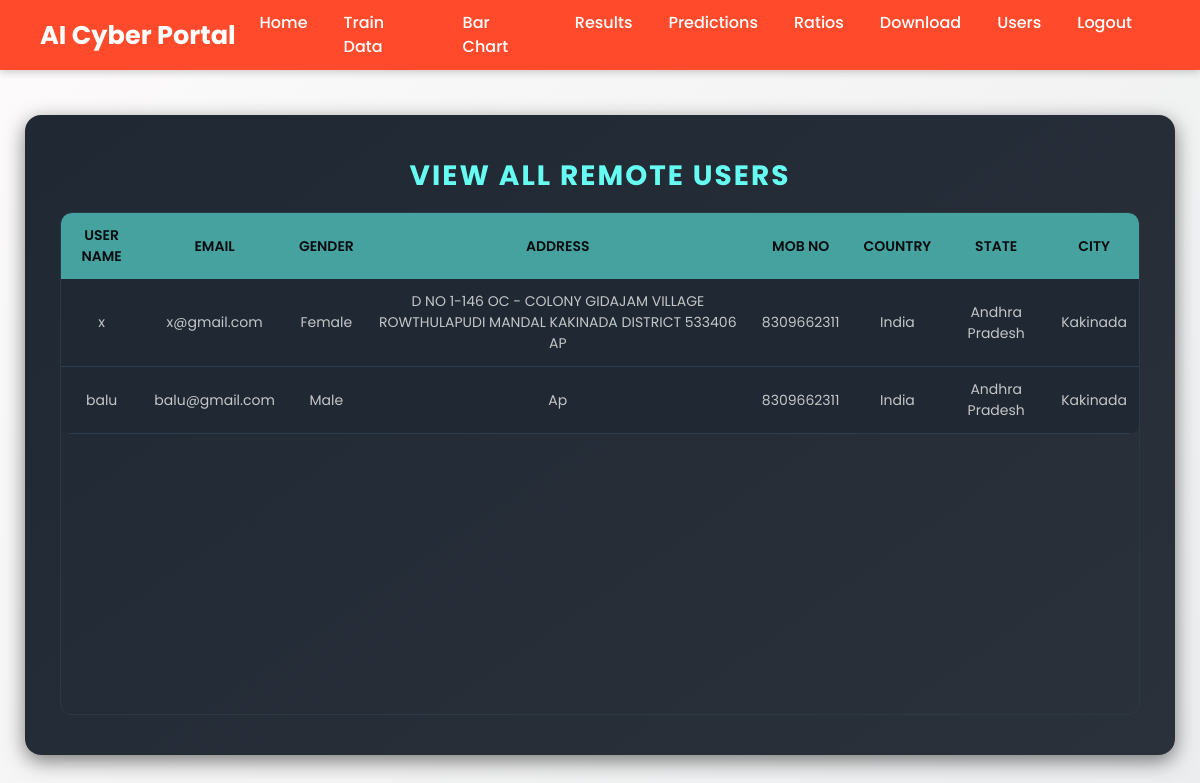
Page /View_Remote_Users/ on the earlier database version.
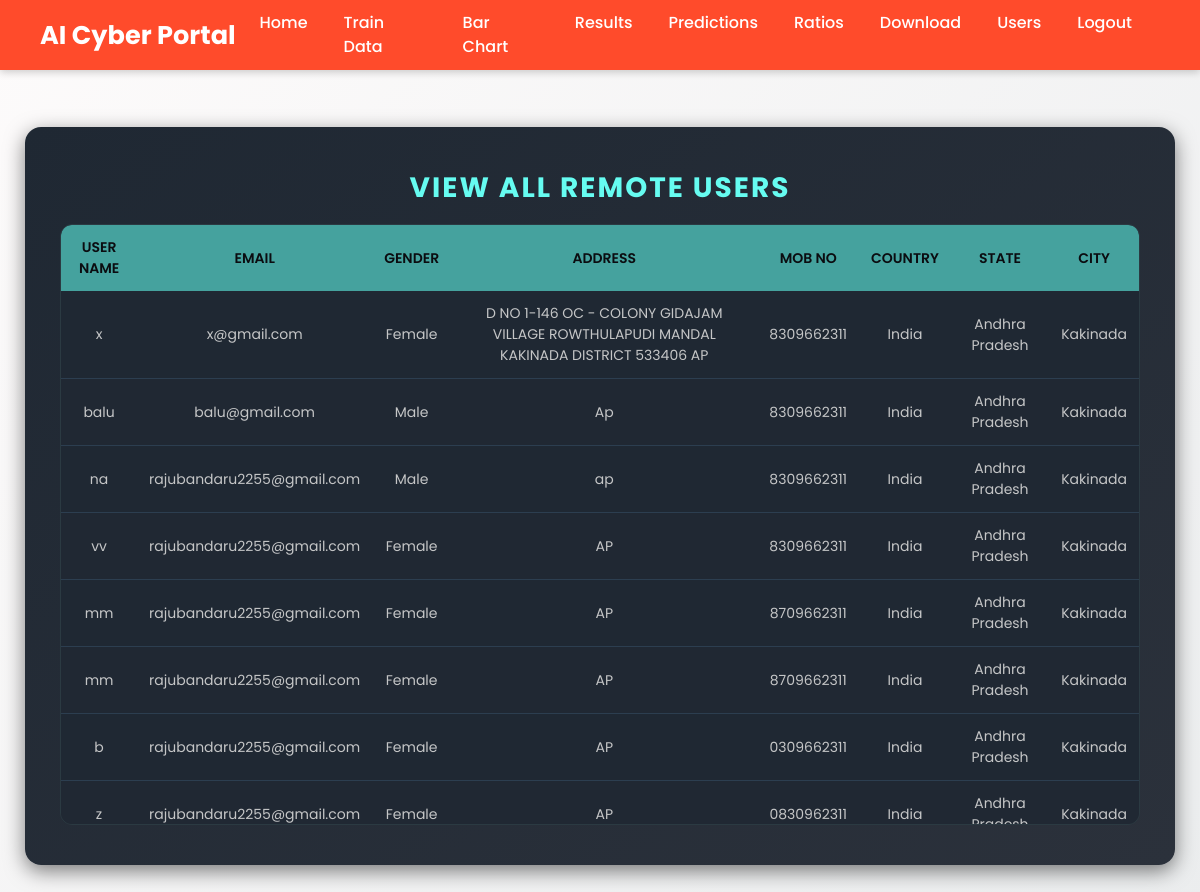
Same page on the later database version.
### Remote_User/models.py (models this page shows)
class ClientRegister_Model(models.Model):
    username = models.CharField(max_length=30)
    email = models.EmailField(max_length=30)
    password = models.CharField(max_length=10)
    phoneno = models.CharField(max_length=10)
    country = models.CharField(max_length=20)
    state = models.CharField(max_length=30)
    city = models.CharField(max_length=30)
    gender= models.CharField(max_length=10)
    address= models.CharField(max_length=20)

### Service_Provider/views.py (the view)
# urls.py: re_path(r'View_Remote_Users/$', serviceprovider.View_Remote_Users, name="View_Remote_Users"),
def View_Remote_Users(request):
    obj = ClientRegister_Model.objects.all()
    return render(request, 'SProvider/View_Remote_Users.html', {'objects': obj})

### Template/htmls/SProvider/View_Remote_Users.html (shortened to what this page needs)
{% extends 'SProvider/Header.html' %}
{% block researchblock %}
<body>
    <div class="container-fluid">
        <div class="container">
            <p id="title">View All Remote Users</p>
            <div class="table-container">
                <table>
                    <thead>
                        <tr>
                            <th>User Name</th>
                            <th>Email</th>
                            <th>Gender</th>
                            <th>Address</th>
                            <th>Mob No</th>
                            <th>Country</th>
                            <th>State</th>
                            <th>City</th>
                        </tr>
                    </thead>
                    <tbody>
                        {% for o in objects %}
                        <tr>
                            <td>{{ o.username }}</td>
                            <td>{{ o.email }}</td>
                            <td>{{ o.gender }}</td>
                            <td>{{ o.address }}</td>
                            <td>{{ o.phoneno }}</td>
                            <td>{{ o.country }}</td>
                            <td>{{ o.state }}</td>
                            <td>{{ o.city }}</td>
                        </tr>
                        {% empty %}
                        <tr>
                            <td colspan="8" style="color: #ff6666; font-weight: bold;">No Users Found</td>
                        </tr>
                        {% endfor %}
                    </tbody>
                </table>
            </div>
        </div>
    </div>
</body>
{% endblock %}

### Template/htmls/SProvider/Header.html (shortened to what this page needs)
<!DOCTYPE html>
{% load static %}
<html lang="en">
<head>
  <link href="https://cdn.jsdelivr.net/npm/bootstrap@5.3.3/dist/css/bootstrap.min.css" rel="stylesheet">
</head>
<body>
  <nav class="navbar navbar-expand-lg">
    <div class="container-fluid">
      <a class="navbar-brand" href="#">AI Cyber Portal</a>
      <div class="collapse navbar-collapse justify-content-end" id="navbarNav">
        <ul class="navbar-nav">
          <li class="nav-item"><a class="nav-link" href="{% url 'index' %}">Home</a></li>
          <li class="nav-item"><a class="nav-link" href="{% url 'train_model' %}">Train Data</a></li>
          <li class="nav-item"><a class="nav-link" href="{% url 'likeschart' 'bar' %}">Bar Chart</a></li>
          <li class="nav-item"><a class="nav-link" href="{% url 'charts1' 'line' %}">Results</a></li>
          <li class="nav-item"><a class="nav-link" href="{% url 'View_Prediction_Of_Cyber_Attack_Type' %}">Predictions</a></li>
          <li class="nav-item"><a class="nav-link" href="{% url 'View_Prediction_Of_Cyber_Attack_Type_Ratio' %}">Ratios</a></li>
          <li class="nav-item"><a class="nav-link" href="{% url 'Download_Predicted_DataSets' %}">Download</a></li>
          <li class="nav-item"><a class="nav-link" href="{% url 'View_Remote_Users' %}">Users</a></li>
          <li class="nav-item"><a class="nav-link" href="{% url 'index' %}">Logout</a></li>
        </ul>
      </div>
    </div>
  </nav>
  <div class="mainholder">
    {% block researchblock %}
    {% endblock %}
  </div>
</body>
</html>

### Template/htmls/SProvider/Header.html (style rules this page uses)
* { margin: 0; padding: 0; box-sizing: border-box; }
body { font-family: "Poppins", sans-serif; background: linear-gradient(135deg, #fdfbfb, #ebedee); color: #333; min-height: 100vh; }
.navbar { background-color: #ff4b2b; padding: 0 20px; height: 70px; display: flex; align-items: center; box-shadow: 0 2px 8px rgba(0, 0, 0, 0.2); transition: all 0.3s ease-in-out; }
.navbar .container-fluid { display: flex; align-items: center; justify-content: space-between; }
.navbar-brand { color: white !important; font-weight: bold; font-size: 1.6rem; white-space: nowrap; flex-grow: 1; }
.navbar-nav .nav-link { color: white !important; margin-right: 20px; font-weight: 500; transition: color 0.3s ease; display: flex; align-items: center; }
@media (max-width: 1200px) { .navbar-brand { font-size: 1.4rem; } }
.mainholder { padding: 20px; }

### Template/htmls/SProvider/View_Remote_Users.html (style rules this page uses)
body { background-color: #0b0c10; font-family: 'Poppins', sans-serif; margin: 0; padding: 0; color: #eaeaea; overflow: hidden; }
.container-fluid { padding: 50px 20px; height: calc(100vh - 70px); display: flex; justify-content: center; align-items: center; }
.container { background: linear-gradient(145deg, #1f2833, #2b313b); padding: 40px 35px; border-radius: 16px; box-shadow: 0px 6px 20px rgba(0, 0, 0, 0.5); max-width: 1150px; width: 100%; height: 80vh; display: flex; flex-direction: column; }
#title { font-size: 28px; font-weight: 700; text-align: center; color: #66fcf1; text-transform: uppercase; letter-spacing: 2px; margin-bottom: 15px; }
.table-container { flex: 1; overflow-y: auto; overflow-x: auto; border-radius: 12px; border: 1px solid #2b3a42; scrollbar-width: thin; scrollbar-color: #45a29e #1f2833; }
table { width: 100%; border-collapse: collapse; border-radius: 10px; overflow: hidden; }
th { background: #45a29e; color: #0b0c10; text-align: center; padding: 12px; font-size: 14px; text-transform: uppercase; font-weight: 600; position: sticky; top: 0; z-index: 2; }
td { text-align: center; padding: 12px; font-size: 14px; color: #c5c6c7; background-color: #1f2833; border-bottom: 1px solid #2c3e50; transition: background 0.3s ease; }
tr:nth-child(even) td { background-color: #202833; }

Differences in the rows shown:
added ClientRegister_Model: username "na", email "rajubandaru2255@gmail.com", gender "Male", address "ap", phoneno "8309662311", country "India", state "Andhra Pradesh", city "Kakinada"
added ClientRegister_Model: username "vv", email "rajubandaru2255@gmail.com", gender "Female", address "AP", phoneno "8309662311", country "India", state "Andhra Pradesh", city "Kakinada"
added ClientRegister_Model: username "mm", email "rajubandaru2255@gmail.com", gender "Female", address "AP", phoneno "8709662311", country "India", state "Andhra Pradesh", city "Kakinada"
added ClientRegister_Model: username "mm", email "rajubandaru2255@gmail.com", gender "Female", address "AP", phoneno "8709662311", country "India", state "Andhra Pradesh", city "Kakinada"
added ClientRegister_Model: username "b", email "rajubandaru2255@gmail.com", gender "Female", address "AP", phoneno "0309662311", country "India", state "Andhra Pradesh", city "Kakinada"
added ClientRegister_Model: username "z", email "rajubandaru2255@gmail.com", gender "Female", address "AP", phoneno "0830962311", country "India", state "Andhra…", city "Kakinada"
